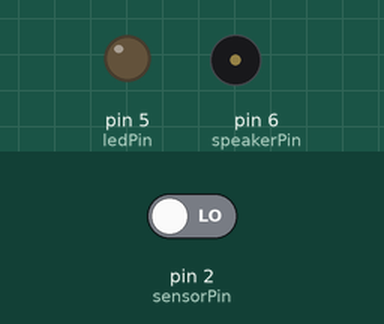
Bench run of a sketch on a simulated Arduino Uno, built with avr-gcc and run on an emulated ATmega328P. On the bench: output pins drawn as LEDs (lit = HIGH), buzzer (waves = sounding). The inputs (shaded band) are chosen by the test bench; at power-on: pin 2 (sensorPin) LOW. What the sketch prints to the serial monitor is not drawn.

Above: at 1.4 s.
1.5 s: pin 2 (sensorPin) driven HIGH
At 1.7 s:
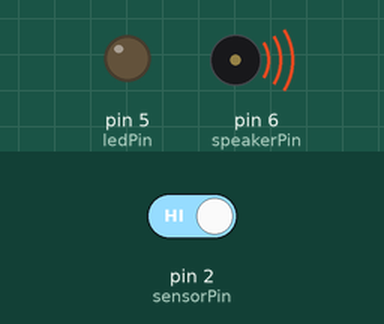
4.5 s: pin 2 (sensorPin) driven LOW
At 5.8 s:
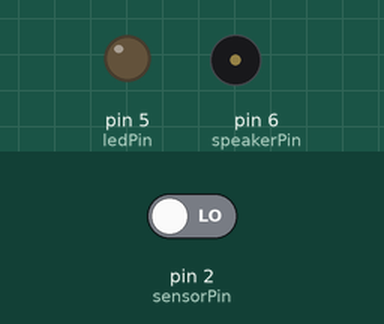
Timing chart, 0 to 7.5 s (numbered marks = the images above; inputs shaded):
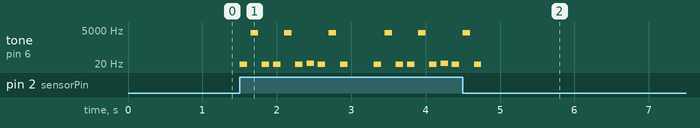

Measured:
- after the input at 1.5 s, tone on pin 6 (speakerPin): plays 16 Hz for 0.10 s, 3136 Hz for 0.10 s, 16 Hz for 0.10 s, 16 Hz for 0.10 s, 3136 Hz for 0.10 s, 16 Hz for 0.10 s … (18 notes in this stretch), starting at once
- after the input at 4.5 s, tone on pin 6 (speakerPin): goes on until 4.8 s, then stays silent

The sketch:

alarme_gipsy.ino
```cpp
const int ledPin = 5; // LED output
const int sensorPin = 2; // Motion sensor input
const int speakerPin = 6; // Speaker output
int val = 0;

void setup() {
  pinMode(ledPin, OUTPUT);
  pinMode(sensorPin, INPUT);
  pinMode(speakerPin, OUTPUT);

  Serial.begin(9600);
}

const int NOTE_A6  = 1760;
const int NOTE_AS6 = 1865;
const int NOTE_B6  = 1976;
const int NOTE_E6  = 1319;
const int NOTE_G6  = 1568;
const int NOTE_C7  = 2093;
const int NOTE_D7  = 2349;
const int NOTE_E7  = 2637;
const int NOTE_F7  = 2794;
const int NOTE_G7  = 3136;
const int NOTE_A7  = 3520;
const int NOTE_C   = 16;
const int NOTE_F   = 22;

void playSong() {
  digitalWrite(ledPin, HIGH);
  tone(speakerPin, NOTE_C, 100);
  digitalWrite(ledPin, LOW);
  delay(150);
  digitalWrite(ledPin, HIGH);
  tone(speakerPin, NOTE_G7, 100);
  digitalWrite(ledPin, LOW);
  delay(150);
  digitalWrite(ledPin, HIGH);
  tone(speakerPin, NOTE_C, 100);
  digitalWrite(ledPin, LOW);
  delay(150);
  digitalWrite(ledPin, HIGH);
  tone(speakerPin, NOTE_C, 100);
  digitalWrite(ledPin, LOW);
  delay(150);
  digitalWrite(ledPin, HIGH);
  tone(speakerPin, NOTE_G7, 100);
  digitalWrite(ledPin, LOW);
  delay(150);
  digitalWrite(ledPin, HIGH);
  tone(speakerPin, NOTE_C, 100);
  digitalWrite(ledPin, LOW);
  delay(150);
  digitalWrite(ledPin, HIGH);
  tone(speakerPin, NOTE_F, 100);
  digitalWrite(ledPin, LOW);
  delay(150);
  digitalWrite(ledPin, HIGH);
  tone(speakerPin, NOTE_C, 100);
  digitalWrite(ledPin, LOW);
  delay(150);
  digitalWrite(ledPin, HIGH);
  tone(speakerPin, NOTE_G7, 100);
  digitalWrite(ledPin, LOW);
  delay(150);
  digitalWrite(ledPin, HIGH);
  tone(speakerPin, NOTE_C, 100);
  digitalWrite(ledPin, LOW);
  delay(150);
}

void loop() {
  val = digitalRead(sensorPin);

  Serial.print(val);

  // If motion is detected
  if (val == HIGH) {
    playSong();
  } else {
    digitalWrite(ledPin, LOW);
  }

  delay(300);
}
```
